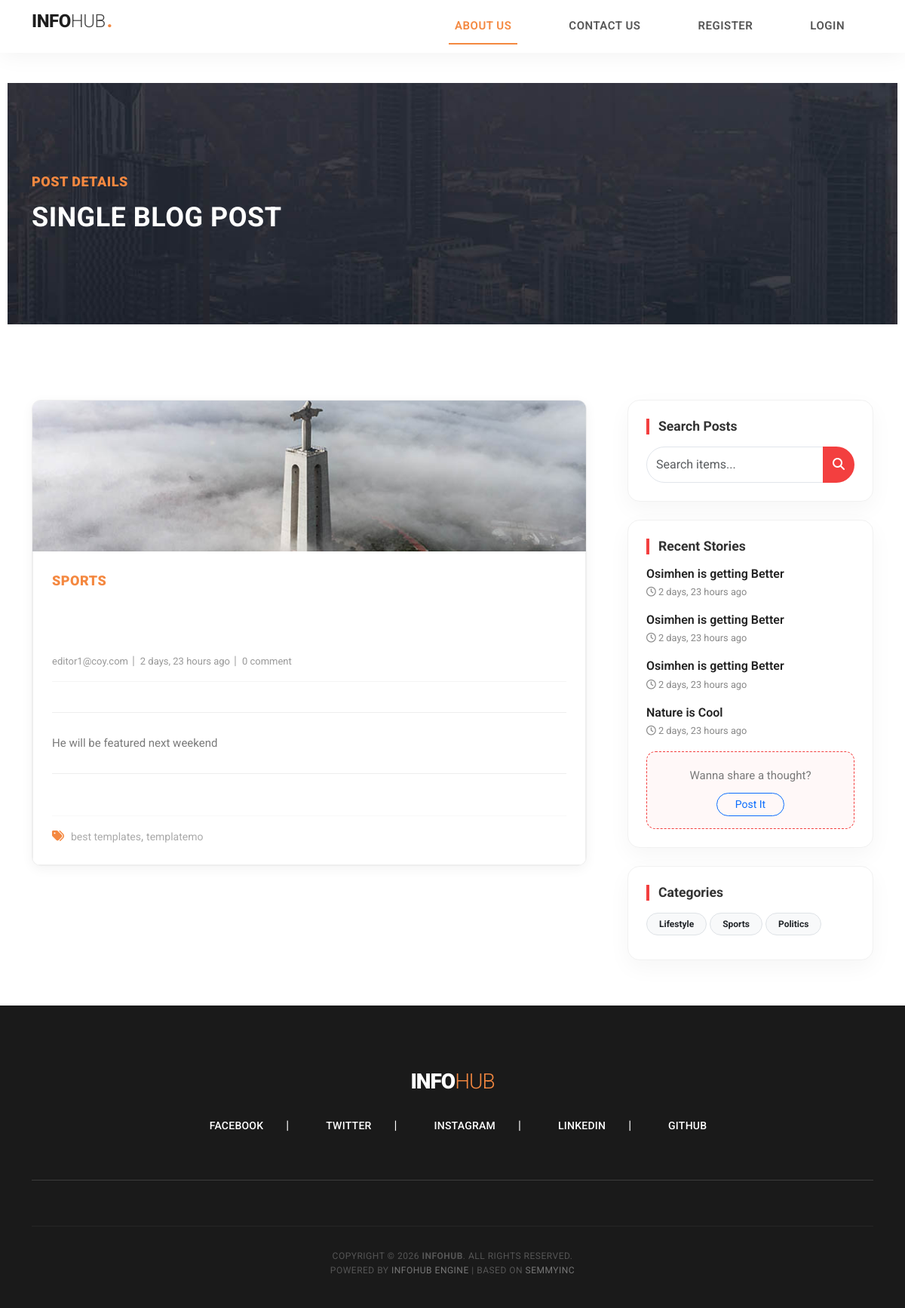
Before: /stories/osimhen-is-getting-better-2/ with the older database file.
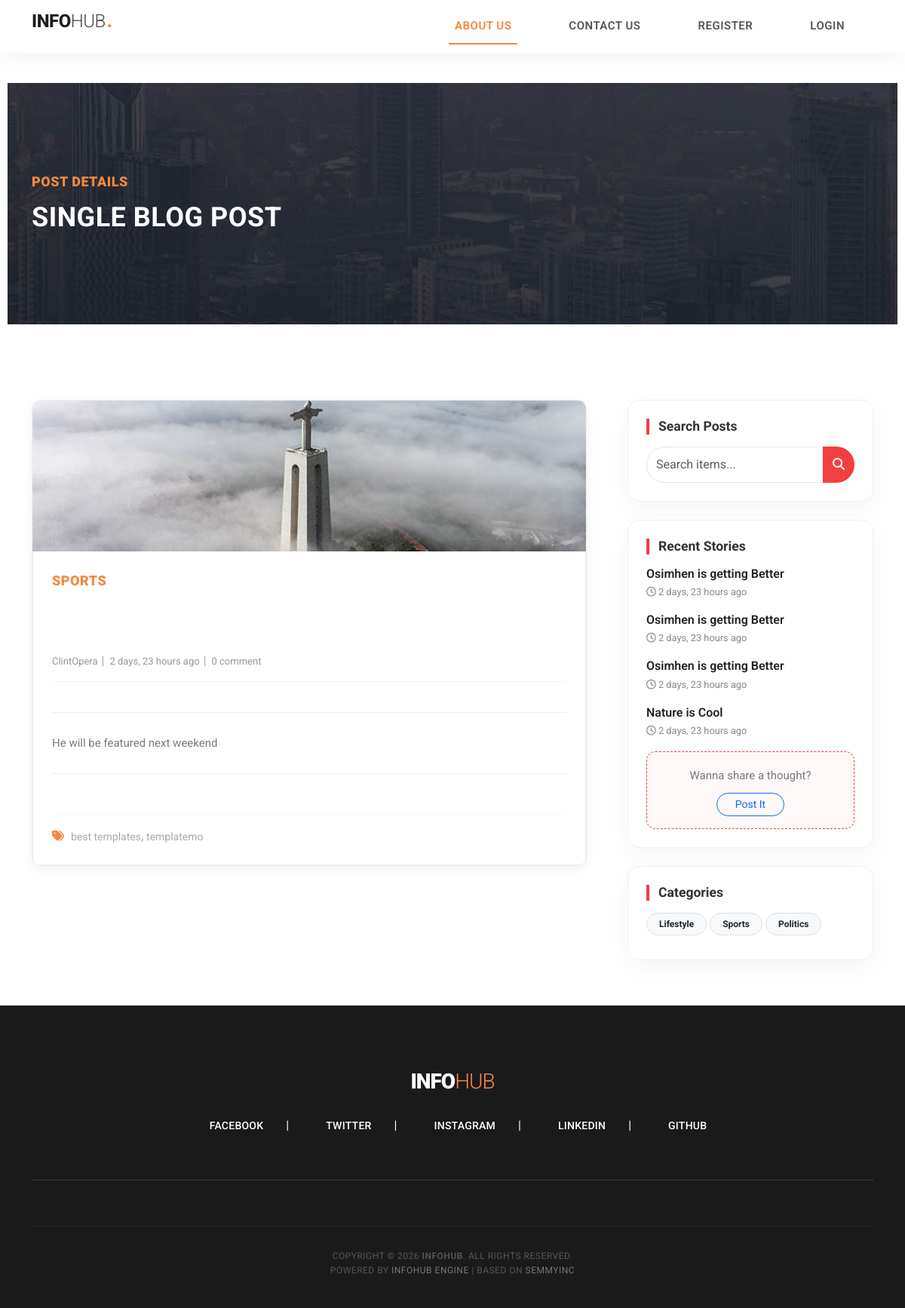
After: the same page with the newer database file.
### stories/models.py (models this page shows, shortened)
class Blog(models.Model):
    name = models.CharField(max_length=255)
    slug = models.SlugField(max_length=255, unique=True, blank=True)
    category = models.ForeignKey(Category, on_delete=models.CASCADE)
    author = models.ForeignKey(Users, on_delete=models.CASCADE)
    image = models.ImageField(upload_to='uploads/blog_image',)
    summary = models.CharField(max_length=255)
    body = models.TextField()
    status = models.CharField(max_length=50, choices=STATUS, default='draft')
    image_pg = models.ImageField(upload_to='uploads/blog_image_on_blog', blank=True, default='uploads/blog_image_on_blog/blog_default.jpg')
    is_featured = models.BooleanField(default=False)
    featured_image = models.ImageField(upload_to='uploads/featured_image', blank=True, default='uploads/featured_image/default.jpg')
    created_at = models.DateTimeField(auto_now_add=True)
    modified_at = models.DateTimeField(auto_now=True)

class Category(models.Model):
    user = models.ForeignKey(Users,on_delete=models.CASCADE, blank=True, null=True)
    name = models.CharField(max_length=50)
    slug = models.SlugField(max_length=255, unique=True, blank=True, null=True)
    created_at = models.DateTimeField(auto_now_add=True)
    modified_at = models.DateTimeField(auto_now=True)
    class Meta:
        verbose_name_plural = 'Categories'
    def __str__(self):
        return self.name

### users/models.py (models this page shows, shortened)
class Users(AbstractBaseUser, PermissionsMixin):
    first_name = models.CharField(max_length=50)
    last_name = models.CharField(max_length=50)
    username = models.CharField(max_length=50, unique=True)
    phone = models.CharField(max_length=50)
    email = models.EmailField(unique=True)
    date_joined = models.DateTimeField(auto_now_add=True)
    last_login = models.DateTimeField(auto_now_add=True)
    is_admin = models.BooleanField(default=False)
    is_staff = models.BooleanField(default=False)
    is_active = models.BooleanField(default=False)
    is_superuser = models.BooleanField(default=False)
    USERNAME_FIELD = 'email'
    REQUIRED_FIELDS = ['username', 'first_name', 'last_name']
    objects = UsersManager()
    class Meta:
        verbose_name_plural = 'Users'

### stories/views.py (the view)
# urls.py: path('<slug:slug>/', views.story, name='story'),
def story(request, slug):
    blog = get_object_or_404(Blog, slug=slug, status='published')
    if request.method == 'POST':
        comment = Comment()
        comment.blog = blog
        comment.user = request.user
        comment.body = request.POST['message']
        comment.save()
    comments = Comment.objects.filter(blog=blog)
    comments_count = comments.count()
    context = {'blog':blog, 'comments':comments, 'comments_count':comments_count}
    return render(request, 'stories/story.html', context)

### stories/context_processors.py (called while the page is built)
def cat_func(request):
    categories = Category.objects.all()
    return dict(categories=categories)

def post_func(request):
    posts = Blog.objects.filter(status='published').order_by('-created_at') #.filter(status='published')
    return dict(posts=posts)

### templates/stories/story.html
{% extends 'includes/base.html' %}
{% block content %}
<div class="heading-page header-text">
    <section class="page-heading">
        <div class="container">
            <div class="row">
                <div class="col-lg-12">
                    <div class="text-content">
                        <h4>post details</h4>
                        <h2>single blog post</h2>
                    </div>
                </div>
            </div>
        </div>
    </section>
</div>
<section class="blog-posts grid-system">
    <div class="container">
        <div class="row">
            <div class="col-lg-8">
                <div class="all-blog-posts">
                    <div class="row">
                        <div class="col-lg-12">
                            <div class="blog-post">
                                <div class="blog-thumb">
                                    <img src="{{blog.image.url}}" alt="">
                                </div>
                                <div class="down-content">
                                    <span>{{blog.category}}</span>
                                    <a href="post-details.html"><h4>{{blog.title}}</h4></a>
                                    <ul class="post-info">
                                        <li><a href="#">{{blog.author.username}}</a></li>
                                        <li><a href="#">{{blog.created_at | timesince }} ago</a></li>
                                        {% if blog.comments.count <= 1 %}
                                            <li><a href="#">{{blog.comments.count}} comment</a></li>
                                        {% else %}
                                            <li><a href="#">{{blog.comments.count}} comments</a></li>
                                        {% endif %}
                                    </ul>
                                    <p>{{blog.body}}</p>
                                    <div class="post-options">
                                        <div class="row">
                                            <div class="col-6">
                                                <ul class="post-tags">
                                                    <li><i class="fa fa-tags"></i></li>
                                                    <li><a href="#">best templates</a>,</li>
                                                    <li><a href="#">templatemo</a></li>
                                                </ul>
                                            </div>
                                        </div>
                                    </div>
                                </div>
                            </div>
                        </div>
                    </div>
                </div>
            </div>
            <div class="col-lg-4">
            {% include 'includes/sidebar.html' %}
          </div>
        </div>
    </div>
</section>
{% endblock %}

### templates/includes/sidebar.html (shortened to what this page needs)
<div class="sidebar">
    <div class="sidebar-card mb-4">
        <div class="sidebar-heading">
            <h5 class="mb-3">Search Posts</h5>
        </div>
        <form method="post" action="{% url 'search' %}" class="search-form">
            <div class="input-group">
                <input type="text" name="keyword" class="form-control styled-input" placeholder="Search items..." autocomplete="on">
                <button class="btn btn-accent" type="submit"><i class="fa fa-search"></i></button>
            </div>
        </form>
    </div>
    <div class="sidebar-card mb-4">
        <div class="sidebar-heading">
            <h5 class="mb-3">Recent Stories</h5>
        </div>
        <div class="recent-posts-list">
            {% if posts %}
                {% for post in posts %}
                <a href="{% url 'story' post.slug %}" class="post-item d-block text-decoration-none mb-3">
                    <h6 class="post-title">{{ post.name }}</h6>
                    <small class="post-meta"><i class="far fa-clock"></i> {{ post.created_at|timesince }} ago</small>
                </a>
                {% endfor %}
            {% endif %}
            <div class="cta-box mt-3 p-3 text-center">
                <p class="mb-2">Wanna share a thought?</p>
                <a href="{% url 'add_story' %}" class="btn btn-outline-primary btn-sm rounded-pill px-4">Post It</a>
            </div>
        </div>
    </div>
    <div class="sidebar-card">
        <div class="sidebar-heading">
            <h5 class="mb-3">Categories</h5>
        </div>
        <div class="category-chips">
            {% if categories %}
                {% for category in categories %}
                <a href="{% url 'category_posts' category.slug %}" class="badge rounded-pill bg-light text-dark border p-2 px-3 mb-2 d-inline-block transition-link">
                    {{ category.name }}
                </a>
                {% endfor %}
            {% endif %}
        </div>
    </div>
</div>

Changed rows visible on the page:
changed through a linked row, Blog "He will be featured next weekend": author.username "editor1@coy.com" → "ClintOpera"
